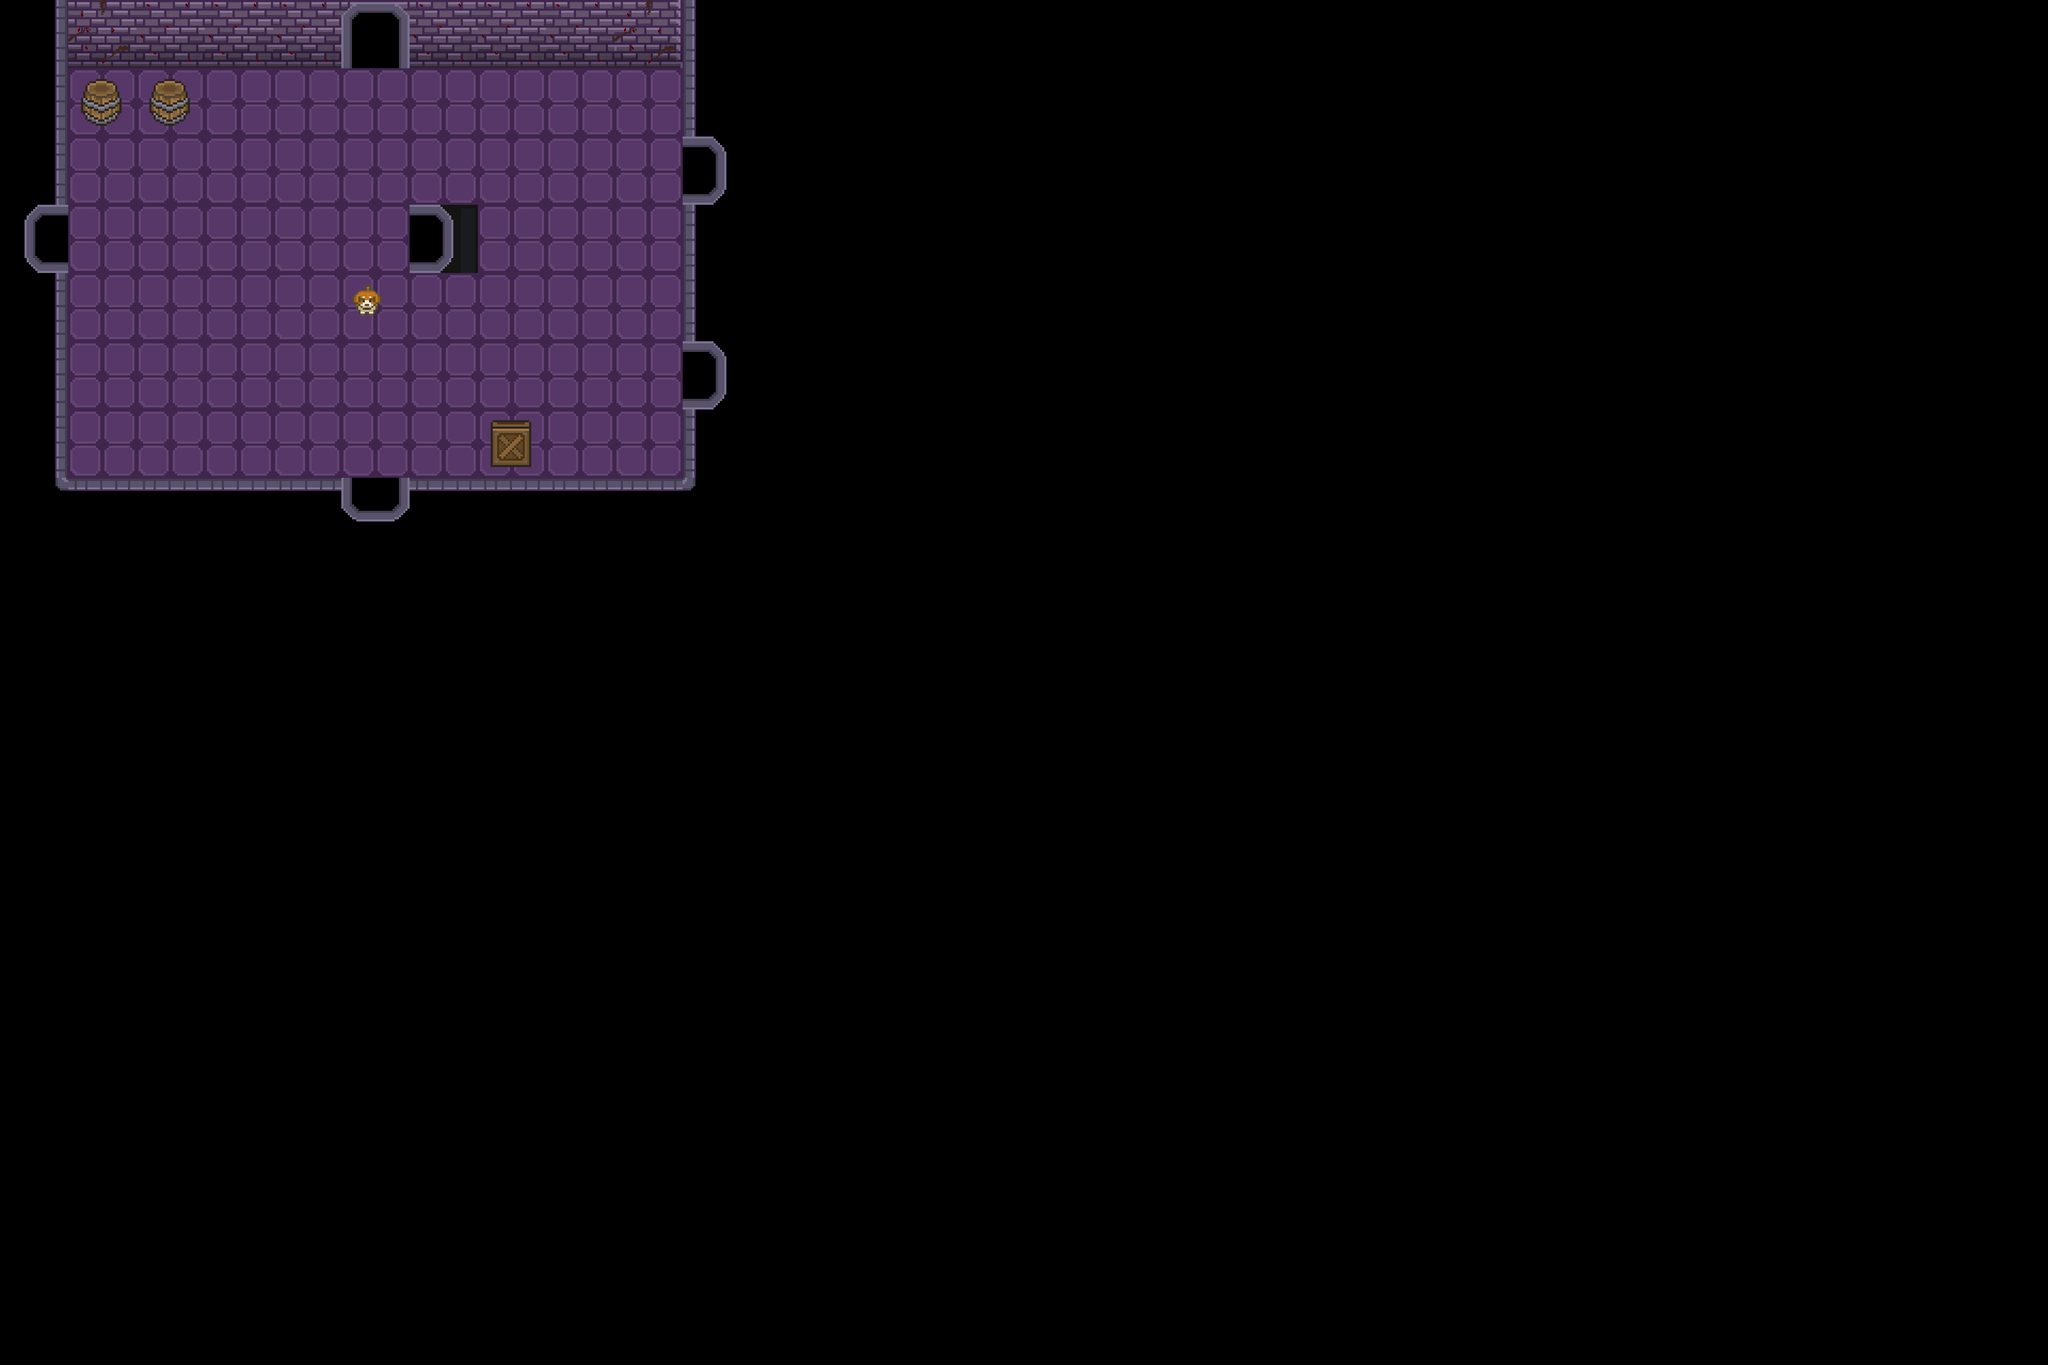

The image is a tile-based game level rendered from a .tmx file. Its description and source (layers, tilesets, objects; grid data summarised) follow:
An orthogonal 30x20 tile map with 128x128 px tiles, 5 tile layers (floor, wall, objects, door, ...), 2 tilesets and 12 objects (toroom1_up, toroom1_down, toroom1_left, toroom1_right, toroom1_down_right, ...).

<map version="1.10" tiledversion="1.11.0" orientation="orthogonal" renderorder="right-down" width="30" height="20" tilewidth="128" tileheight="128" infinite="0" nextlayerid="10" nextobjectid="21">
 <tileset firstgid="1" source="dungeon_tile.tsx" />
 <tileset firstgid="101" source="dungeon_tile2.tsx" />
 <layer id="1" name="floor" width="30" height="20">
  <data>[600 cells, 54 non-empty, 2 distinct tile ids]</data>
 </layer>
 <layer id="8" name="wall" width="30" height="20">
  <data>[600 cells, 34 non-empty, 4 distinct tile ids]</data>
 </layer>
 <layer id="3" name="objects" width="30" height="20">
  <data>[600 cells, 11 non-empty, 4 distinct tile ids]</data>
 </layer>
 <layer id="7" name="door" width="30" height="20">
  <data>[600 cells, 6 non-empty, 2 distinct tile ids]</data>
 </layer>
 <objectgroup id="4" name="door">
  <object id="1" name="toroom1_up" x="640" y="0" width="23.4167" height="18.25">
   <properties>
    <property name="path" value="../map/room1_up.tmx" />
    <property name="player" value="room0" />
   </properties>
  </object>
  <object id="7" name="toroom1_down" x="640" y="896">
   <properties>
    <property name="path" value="../map/room1_down.tmx" />
    <property name="player" value="room0" />
   </properties>
  </object>
  <object id="8" name="toroom1_left" x="0" y="384">
   <properties>
    <property name="path" value="../map/room1_left.tmx" />
    <property name="player" value="room0" />
   </properties>
  </object>
  <object id="10" name="toroom1_right" x="1280" y="256">
   <properties>
    <property name="path" value="../map/room1_right.tmx" />
    <property name="player" value="room0" />
   </properties>
  </object>
  <object id="12" name="toroom1_down_right" x="1280" y="640">
   <properties>
    <property name="path" value="../map/room1_down_right.tmx" />
    <property name="player" value="room0" />
   </properties>
  </object>
  <object id="14" name="hub" x="768" y="384">
   <properties>
    <property name="path" value="../map/hub.tmx" />
    <property name="player" value="bfs" />
   </properties>
  </object>
 </objectgroup>
 <objectgroup id="5" name="player">
  <object id="3" name="room1_left" x="256" y="384" />
  <object id="16" name="room1_up" x="640" y="256" />
  <object id="17" name="room1_right" x="1152" y="256" />
  <object id="18" name="room1_down_right" x="1152" y="640" />
  <object id="19" name="room1_down" x="706.667" y="741.333" />
  <object id="20" name="room0" x="640" y="384" />
 </objectgroup>
 <objectgroup id="6" name="capecao" />
 <layer id="9" name="npc" width="30" height="20">
  <data>[600 cells, 1 non-empty, 1 distinct tile ids]</data>
 </layer>
</map>
